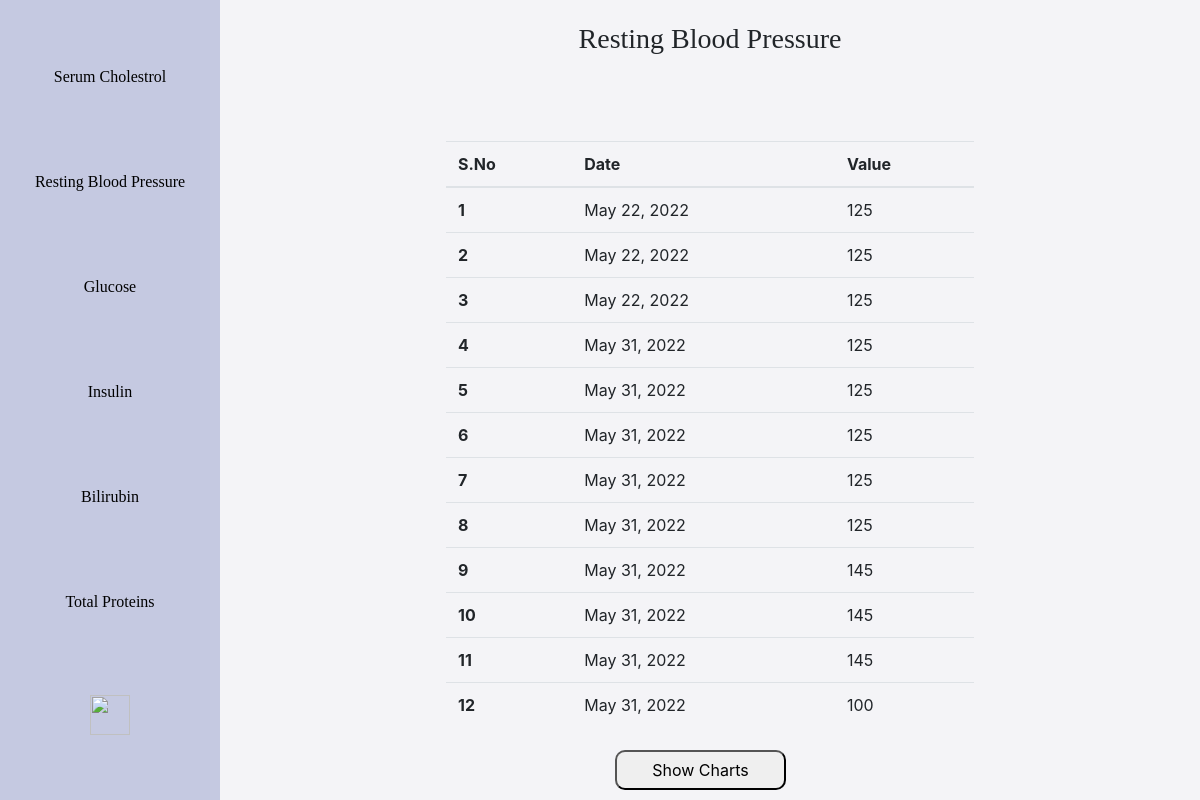
/analyze/restingBloodPressure/ (signed in), run on the app's committed database.
### backend/models.py (models this page shows, shortened)
class HeartPatient(models.Model):
    user = models.ForeignKey(User, on_delete=models.CASCADE)
    age = models.CharField(max_length=3, blank = False)
    sex = models.CharField(max_length=6, choices=GENDER_CHOICE, default='Male')
    chest_pain_type = models.CharField(max_length=20, choices = CHEST_PAIN_CHOICE, default='Typical Angina')
    resting_blood_pressure = models.CharField(max_length=3, blank = False)
    serum_cholesterol = models.CharField(max_length=4, blank = False)
    fasting_blood_sugar_greater_than_120 = models.CharField(max_length=10, choices=[('True', 'True'), ('False', 'False')], default='False')
    resting_electrocardiographic_results = models.CharField(max_length=20, choices = [('Normal', 'Normal'), ('Having ST-T','Having ST-T'), ('Hypertrophy','Hypertrophy')], default="Normal")
    exercise_induced_angina = models.CharField(max_length=10, choices=[('True', 'True'), ('False', 'False')], default='False')
    old_peak = models.CharField(max_length=5, default="0")
    slope = models.CharField(max_length=5, default="0")
    number_of_major_vessels_coloured_by_flouroscopy = models.CharField(max_length=1, default="0")
    date = models.DateTimeField(auto_now_add=True)

### backend/views.py (the view, shortened to what this page needs)
# urls.py: path('analyze/<str:parameter>/', views.analyze1, name='analyze'),
@login_required
def analyze1(request, parameter):
    current_user = request.user
    heart_array = HeartPatient.objects.all().filter(user=current_user)
    diabetes_array = DiabetesPatient.objects.all().filter(user=current_user)
    liver_array = LiverPatient.objects.all().filter(user=current_user)
    def foo(arr, x):
        x_arr = []
        date_array = []
        for record in arr:
            if x == "serum_cholesterol":
                x_arr.append(record.serum_cholesterol)
            elif x == "resting_blood_pressure":
                x_arr.append(record.resting_blood_pressure)
            elif x == "glucose":
                x_arr.append(record.glucose)
            elif x == "insulin":
                x_arr.append(record.insulin)
            elif x == "bilirubin":
                x_arr.append(record.total_bilirubin)
            elif x == "total_protiens":
                x_arr.append(record.total_protiens)
            date_array.append(record.date.date())
        return [x_arr, date_array]
    context = {}
    test_taken = False
    if parameter == "cholesterol":
        temp = foo(heart_array, 'serum_cholesterol')
        context['value_array'] = temp[0]
        context['date_array'] = temp[1]
        list = zip(temp[0], temp[1])
        context['list'] = list
        context['value'] = 'serum_cholesterol'
        context['heading'] = 'Serum Cholesterol'
        test_taken = True
    elif parameter == "restingBloodPressure":
        temp = foo(heart_array, 'resting_blood_pressure')
        context['value_array'] = temp[0]
        context['date_array'] = temp[1]
        context['list'] = zip(temp[0], temp[1])
        context['value'] = 'resting_blood_pressure'
        context['heading'] = 'Resting Blood Pressure'
        test_taken = True
    context['test_taken'] = test_taken
    print(test_taken)
    return render(request,'backend/analyze.html', context)

### backend/templates/backend/analyze.html (shortened to what this page needs)
{% extends "backend/base.html"%}
{% load crispy_forms_tags %}
{% load static %}
{% block content %}
<body>
  <div class="sidebar">
    <a href="{% url 'analyze' 'cholesterol' %}">
      Serum Cholestrol
    </a>
    <a href="{% url 'analyze' 'restingBloodPressure' %}">
      Resting Blood Pressure
    </a>
    <a href="{% url 'analyze' 'glucose' %}">
      Glucose
    </a>
    <a href="{% url 'analyze' 'insulin' %}">
      Insulin
    </a>
    <a href="{% url 'analyze' 'bilirubin' %}">
      Bilirubin
    </a>
    <a href="{% url 'analyze' 'total_protiens' %}">
      Total Proteins
    </a>
    <a href="{% url 'home' %}">
      <img src="https://upload.wikimedia.org/wikipedia/commons/thumb/e/e6/Home_Icon.svg/2048px-Home_Icon.svg.png" class="home-img">
    </a>
  </div>
  <div class="content">
    <h3>{{heading}}</h3>
    {% if list %}
    <table class="table">
      <thead>
        <tr>
          <th scope="col">S.No</th>
          <th scope="col">Date</th>
          <th scope="col">Value</th>
        </tr>
      </thead>
      <tbody>
        {% for date, value in list %}
        <tr>
          <th scope="row">{{forloop.counter}}</th>
          <td>{{value}}</td>
          <td>{{date}}</td>
        </tr>
        {% endfor %}
      </tbody>
    </table>
    <button class="show-chart-btn">Show Charts</button>
    {% else %}
    <h2> It looks like you haven't take the test of the disease which includes this parameter. </h2>
    {% endif %}
  </div>
</body>
{% endblock %}

### backend/templates/backend/analyze.html (style rules this page uses)
body { box-sizing: border-box; background-color: #e3e1e95c; height: 100vh; width: 100vw; margin: 0 !important; overflow-x: hidden; }
.sidebar { margin: 0; padding: 0; width: 220px; background-color: #9ba2cf87; position: fixed; height: 100%; overflow: auto; display: flex; flex-direction: column; justify-content: space-evenly; }
.sidebar a { color: black; text-align: center; padding: 16px; text-decoration: none; font-family: 'Arvo', serif; }
.home-img { width: 40px; height: 40px; }
div.content { margin-left: 220px; padding: 1px 16px; height: 100vh; }
.content h3 { padding-top: 5px; padding-bottom: 5px; margin-top: 2vh; text-align: center; font-family: 'Arvo', serif; }
.table { width: calc(100% - 35vw); margin: auto; margin-top: 10vh ; }
.show-chart-btn { width: 18%; height: 5vh; border-radius: 10px; margin-left: 40%; margin-top: 2.5%; }

### data on the page
HeartPatient: list "125"
HeartPatient: list "125"
HeartPatient: list "125"
HeartPatient: list "125"
HeartPatient: list "125"
HeartPatient: list "125"
HeartPatient: list "125"
HeartPatient: list "125"
HeartPatient: list "145"
HeartPatient: list "145"
HeartPatient: list "145"
HeartPatient: list "100"

### other printed values
{{ heading }} "Resting Blood Pressure"
{{ value }} "May 22, 2022" "May 22, 2022" "May 22, 2022" "May 31, 2022" "May 31, 2022" "May 31, 2022" "May 31, 2022" "May 31, 2022" "May 31, 2022" "May 31, 2022" "May 31, 2022" "May 31, 2022"
